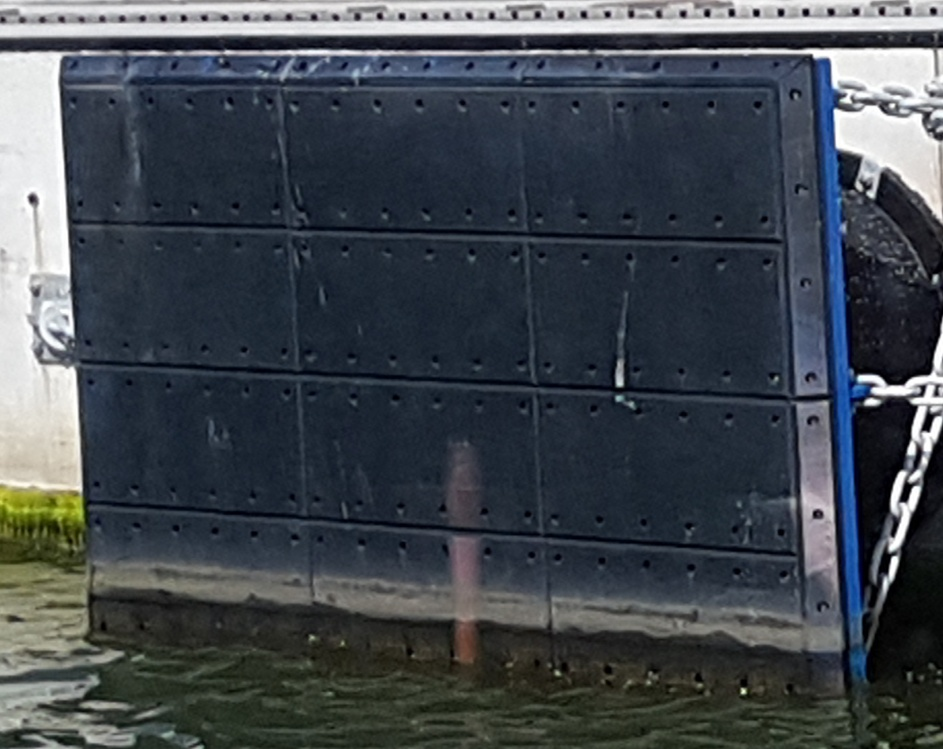
#> input picture CV/images/a_1.jpg, 943 x 749 px, shrunk from 1326 x 1053 before the run
$ jupyter execute __corner_dection.ipynb   (shell and % lines are left out)
#> lines starting #> are read from the running program, lines starting #| are printed output that depends on the picture; after the words box and inside, x2 and y2 are one past the last pixel; in counts of white or black regions, pixels touching at a corner belong together
[cell 1]

import numpy as np
import cv2
from matplotlib import pyplot as plt

file = '../images/a_1.jpg'
img = cv2.imread(file)
#> img is the input picture: shape (749, 943, 3); mean B, G, R 78.4, 71.8, 65.4
gray = cv2.cvtColor(img,cv2.COLOR_BGR2GRAY)
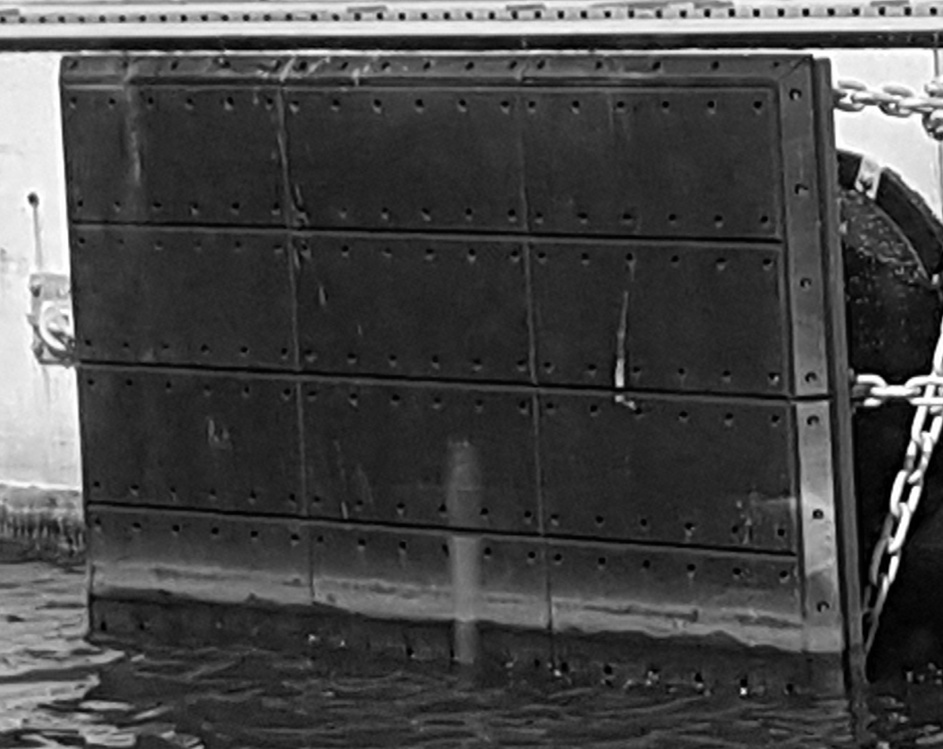
#> gray: shape (749, 943); min 0, max 255, mean 70.6

corners = cv2.goodFeaturesToTrack(gray,200,0.1,10)
#> corners = 200 rows, first 8: [893, 536], [928, 431], [742, 689], [918, 405], [899, 501], [924, 386], [850, 102], [894, 104]
corners = np.int0(corners)

for i in corners:
    x,y = i.ravel()
    cv2.circle(img,(x,y),8,255,-1)
#> this loop made 200 passes
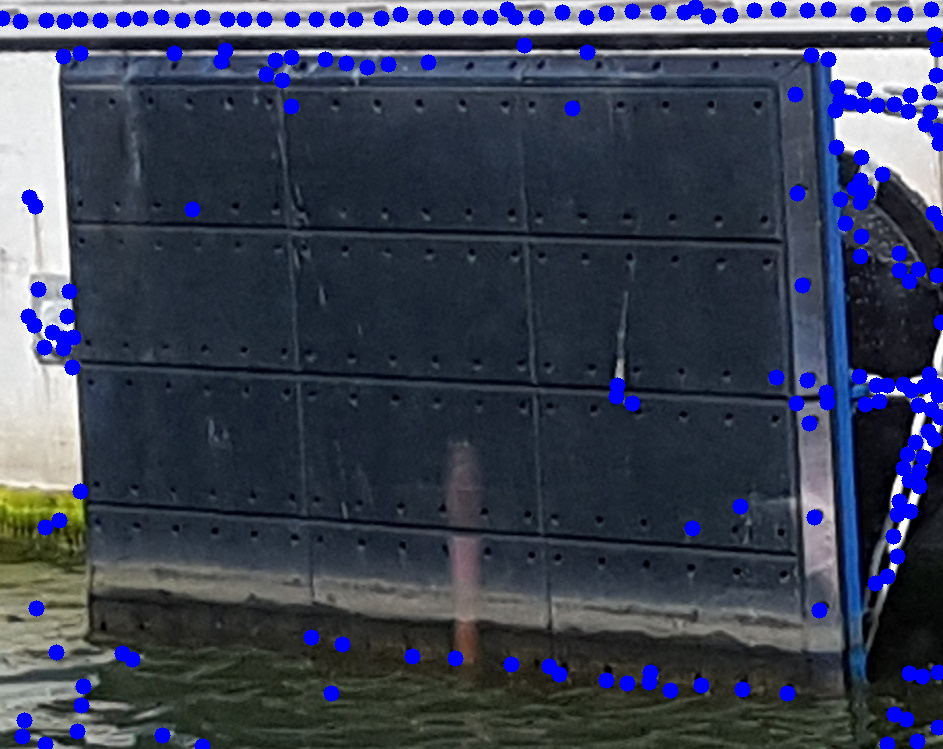
#> img: shape (749, 943, 3); 5.32% of pixels changed, all inside (x1, y1, x2, y2) = (0, 0, 943, 749)

plt.imshow(img)
plt.show()

[cell 2]
img = cv2.imread(file)
gray = cv2.cvtColor(img,cv2.COLOR_BGR2GRAY)

gray = np.float32(gray)
dst = cv2.cornerHarris(gray,2,3,0.04)
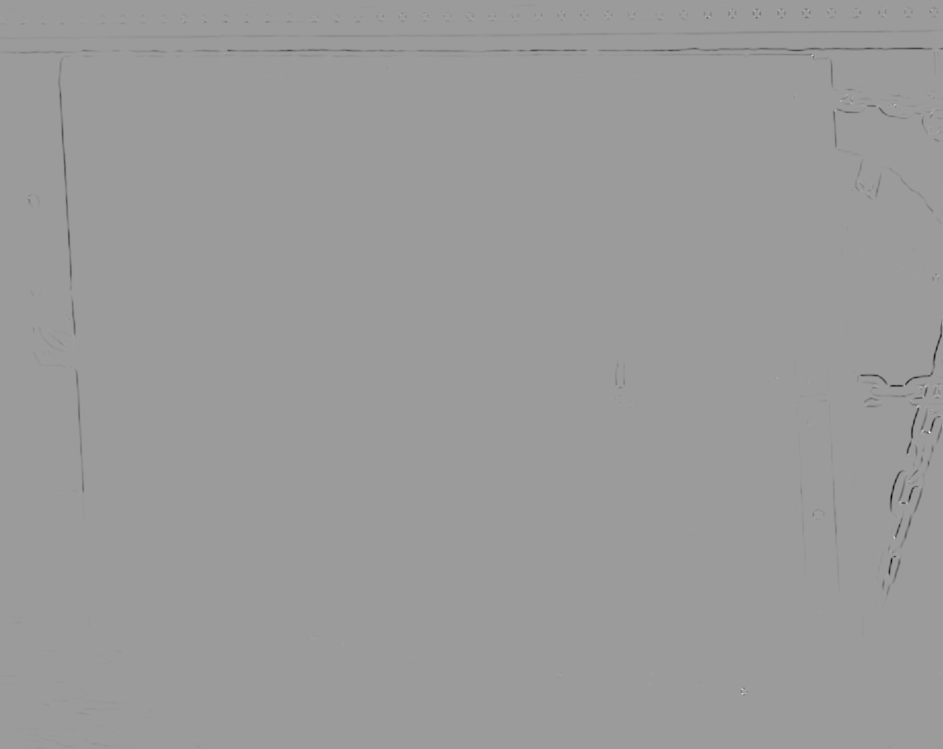
#> dst: shape (749, 943) float32; min -44246936, max 28145828, mean -97917.3; drawn with min black and max white

#result is dilated for marking the corners, not important
dst = cv2.dilate(dst,None)
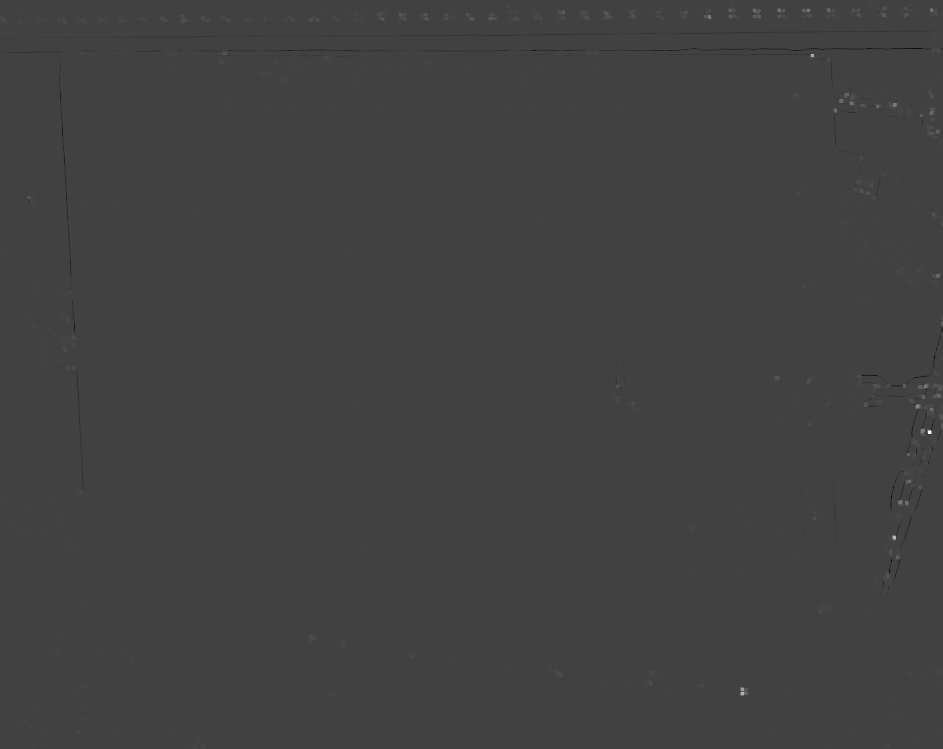
#> dst: shape (749, 943) float32; min -9802572, max 28145828, mean 3634.3; drawn with min black and max white

# Threshold for an optimal value, it may vary depending on the image.
img[dst>0.01*dst.max()]=[0,0,255]
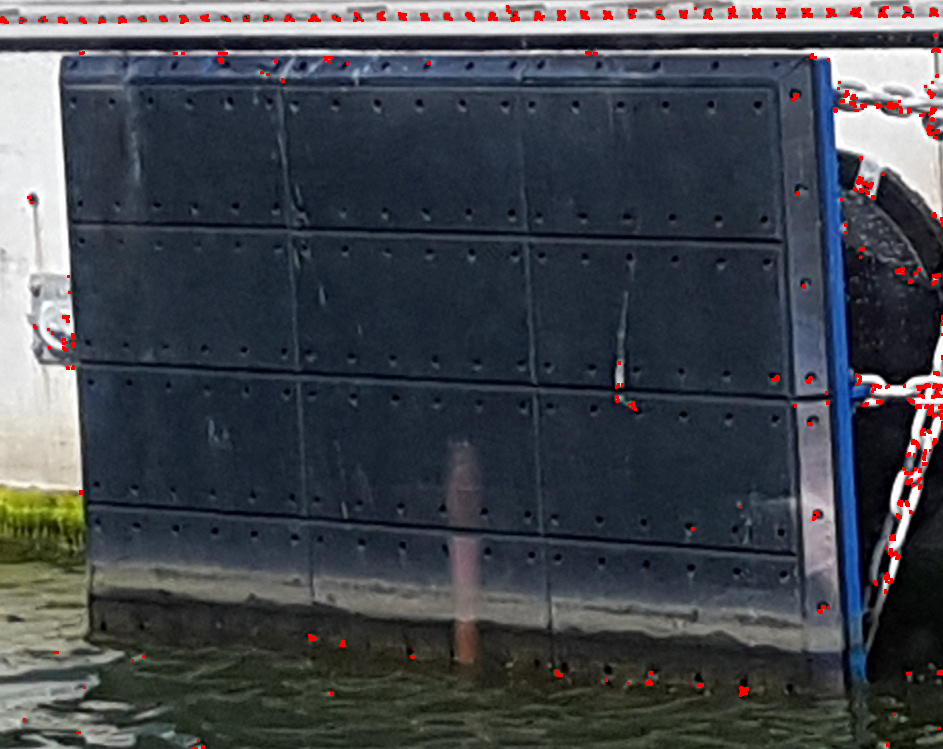
#> img: shape (749, 943, 3); 0.99% of pixels changed, all inside (x1, y1, x2, y2) = (0, 5, 943, 749)

cv2.imshow('dst',img)
if cv2.waitKey(0) & 0xff == 27:
#> (key Esc is pressed here)
    cv2.destroyAllWindows()
